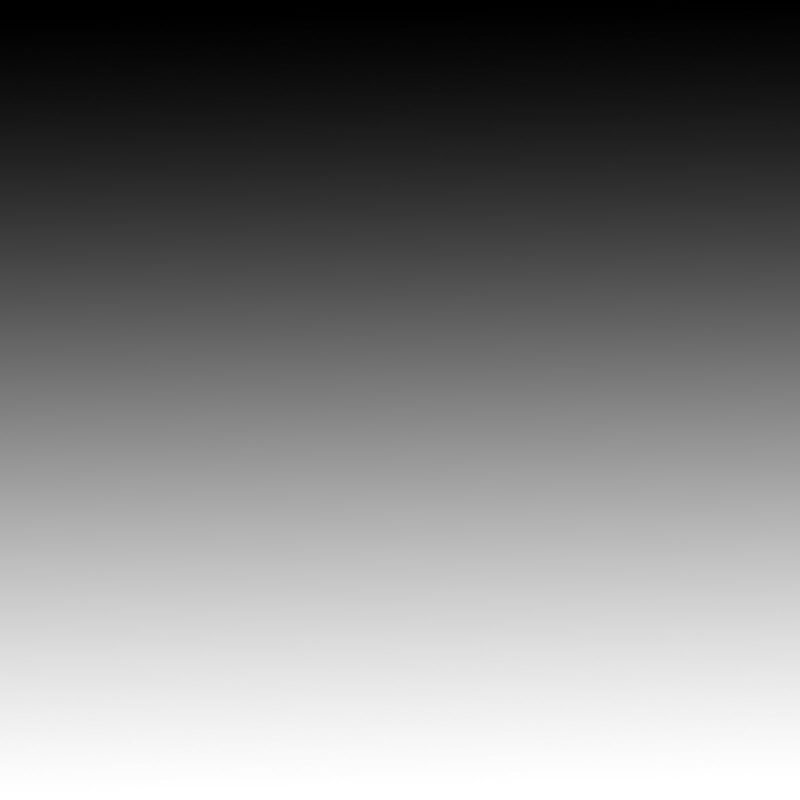
#> input picture bw.jpeg, 800 x 800 px
$ python 15_multiple_image_matplotlib.py
#> lines starting #> are read from the running program, lines starting #| are printed output that depends on the picture; after the words box and inside, x2 and y2 are one past the last pixel; in counts of white or black regions, pixels touching at a corner belong together
import cv2 as cv
import numpy as np
from matplotlib import pyplot as plt

img = cv.imread('bw.jpeg',0)
#> img is the input picture: shape (800, 800); min 0, max 255, mean 127.8
_, th1 = cv.threshold(img, 50, 255, cv.THRESH_BINARY)
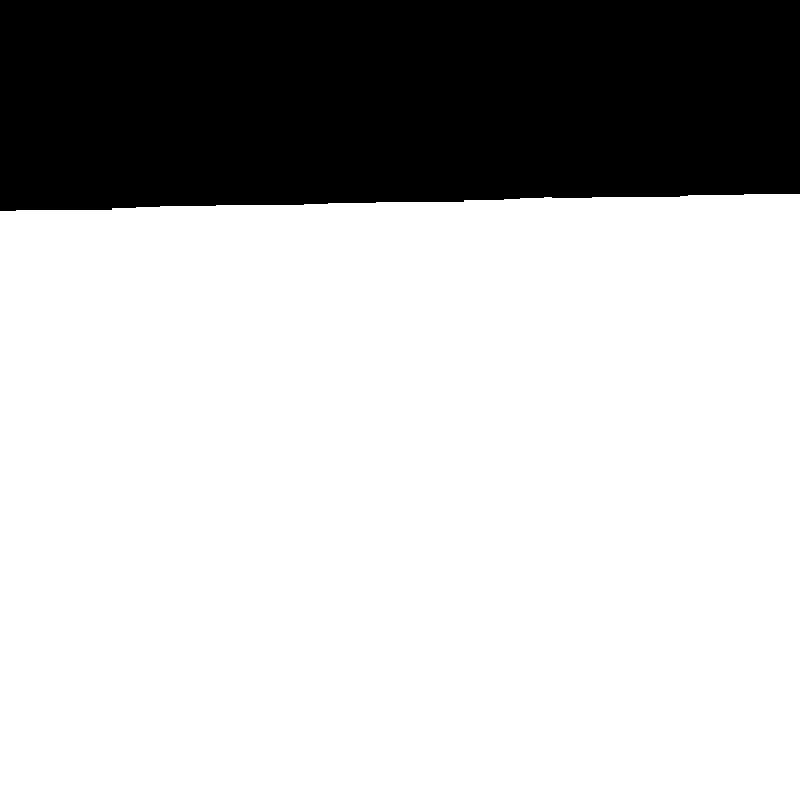
#> th1: shape (800, 800); 74.7% white; 1 black region, box (x1, y1, x2, y2) and area: (0, 0, 800, 211) 161608
_, th2 = cv.threshold(img, 200, 255, cv.THRESH_BINARY_INV)
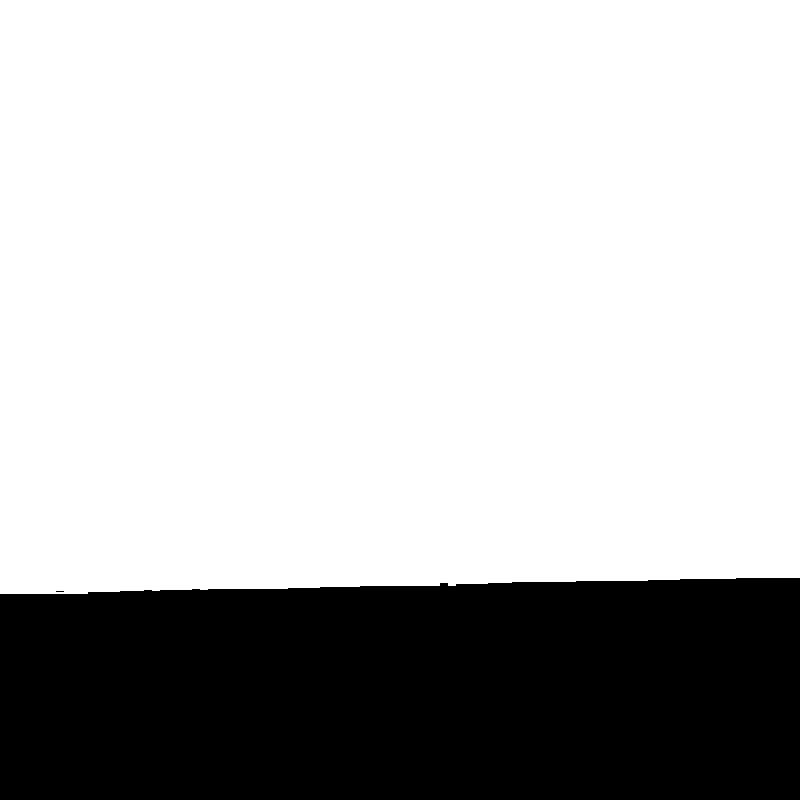
#> th2: shape (800, 800); 73.2% white; 2 black regions (1 under 20 px), largest, box (x1, y1, x2, y2) and area: (0, 578, 800, 800) 171456
_, th3 = cv.threshold(img, 127, 255, cv.THRESH_TRUNC)
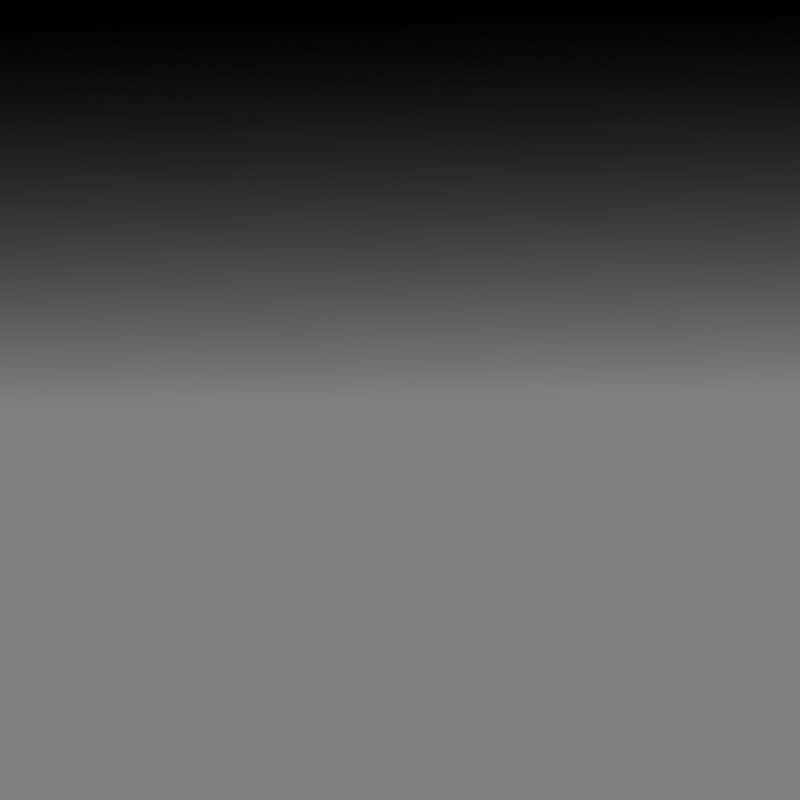
#> th3: shape (800, 800); min 0, max 127, mean 90.7
_, th4 = cv.threshold(img, 127, 255, cv.THRESH_TOZERO)
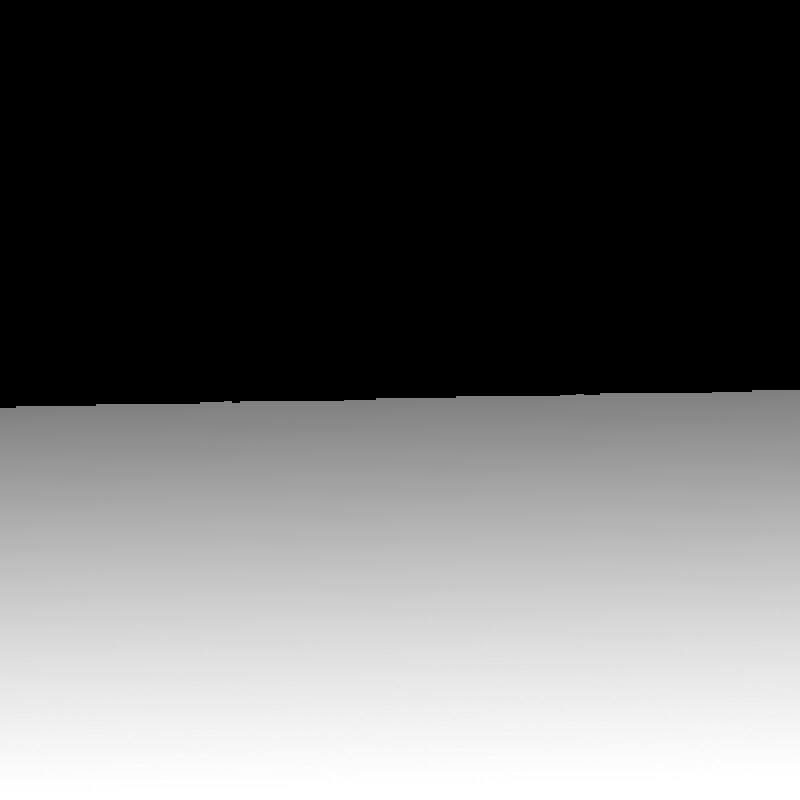
#> th4: shape (800, 800); min 0, max 255, mean 100.9
_, th5 = cv.threshold(img, 127, 255, cv.THRESH_TOZERO_INV)
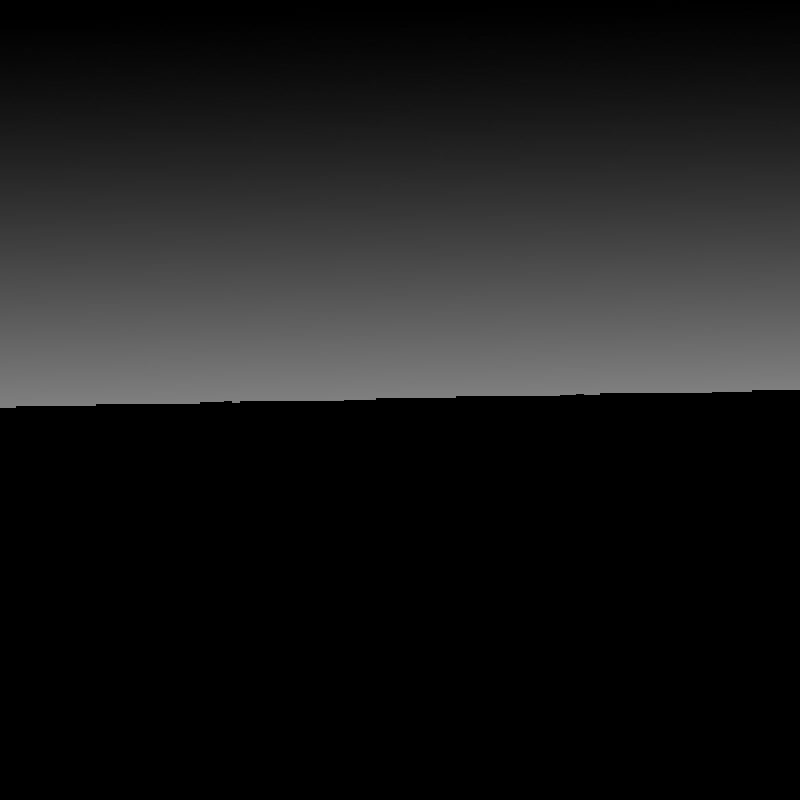
#> th5: shape (800, 800); min 0, max 127, mean 26.9

titles = ['Original Image','BINARY','BINARY_INV','TRUNC','TOZERO','TOZERO_INV']
images = [img, th1 ,th2 ,th3 ,th4, th5]

for i in range(6):
    plt.subplot(2, 3, i+1), plt.imshow(images[i], 'gray')
    plt.title(titles[i])
    plt.xticks([]),plt.yticks([])
# [6 lines of commented-out code are left out]
plt.show()
#cv.waitKey(0)
#cv.destroyAllWindows()

$ run again, with clr_ball.jpeg copied over bw.jpeg
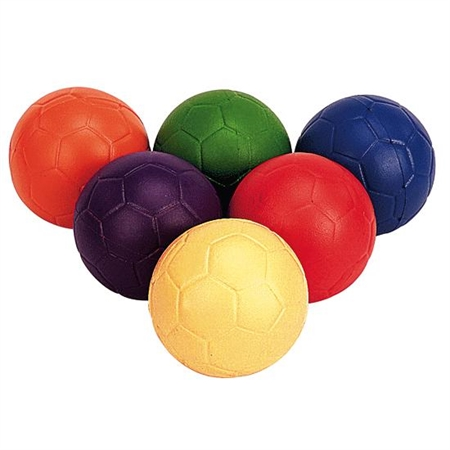
#> input picture clr_ball.jpeg, 450 x 450 px
#> `_, th1 = cv.threshold(img, 50, 255, cv.THRESH_BINARY)`:
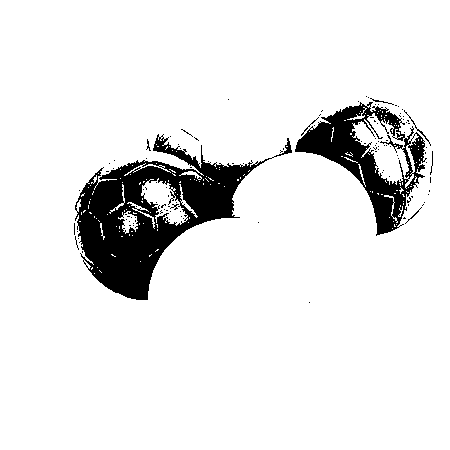
#> th1: shape (450, 450); 90.6% white; 116 black regions (107 under 20 px), largest, box (x1, y1, x2, y2) and area: (75, 134, 292, 300) 12731, (295, 102, 427, 236) 5890, (404, 110, 431, 146) 56
#> th2: shape (450, 450); 31.8% white; 79 white regions (76 under 20 px), largest, box (x1, y1, x2, y2) and area: (9, 87, 436, 378) 64094, (208, 342, 233, 372) 93, (283, 249, 303, 276) 49
#> `_, th5 = cv.threshold(img, 127, 255, cv.THRESH_TOZERO_INV)`:
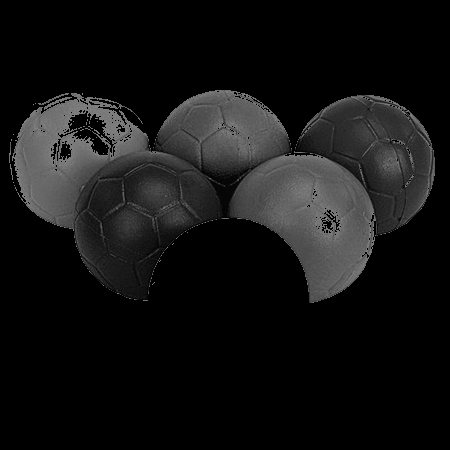
#> th5: shape (450, 450); min 0, max 127, mean 19.7
